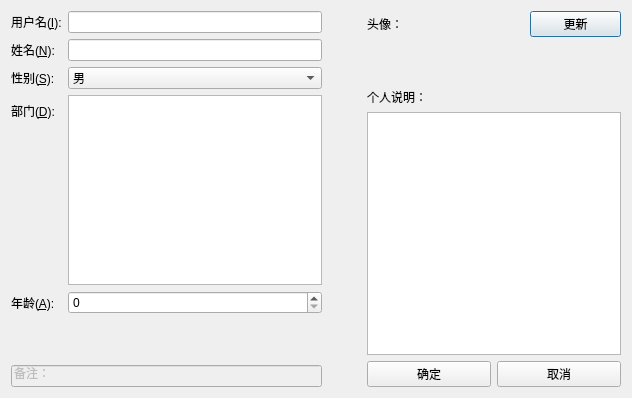
<?xml version="1.0" encoding="UTF-8"?>
<ui version="4.0">
 <class>UserInfo</class>
 <widget class="QDialog" name="UserInfo">
  <property name="geometry">
   <rect>
    <x>0</x>
    <y>0</y>
    <width>632</width>
    <height>398</height>
   </rect>
  </property>
  <property name="windowTitle">
   <string>UserInfo</string>
  </property>
  <layout class="QHBoxLayout" name="horizontalLayout_4">
   <item>
    <layout class="QFormLayout" name="formLayout">
     <item row="0" column="0">
      <widget class="QLabel" name="nLabel">
       <property name="text">
        <string>用户名(&amp;I):</string>
       </property>
       <property name="buddy">
        <cstring>nLineEdit</cstring>
       </property>
      </widget>
     </item>
     <item row="0" column="1">
      <widget class="QLineEdit" name="nLineEdit"/>
     </item>
     <item row="1" column="0">
      <widget class="QLabel" name="nLabel_2">
       <property name="text">
        <string>姓名(&amp;N):</string>
       </property>
       <property name="buddy">
        <cstring>nLineEdit_2</cstring>
       </property>
      </widget>
     </item>
     <item row="1" column="1">
      <widget class="QLineEdit" name="nLineEdit_2"/>
     </item>
     <item row="2" column="0">
      <widget class="QLabel" name="sLabel">
       <property name="text">
        <string>性别(&amp;S):</string>
       </property>
       <property name="buddy">
        <cstring>sComboBox</cstring>
       </property>
      </widget>
     </item>
     <item row="2" column="1">
      <widget class="QComboBox" name="sComboBox">
       <item>
        <property name="text">
         <string>男</string>
        </property>
       </item>
       <item>
        <property name="text">
         <string>女</string>
        </property>
       </item>
      </widget>
     </item>
     <item row="3" column="0">
      <widget class="QLabel" name="dLabel">
       <property name="text">
        <string>部门(&amp;D):</string>
       </property>
       <property name="buddy">
        <cstring>textEdit</cstring>
       </property>
      </widget>
     </item>
     <item row="3" column="1">
      <widget class="QTextEdit" name="textEdit"/>
     </item>
     <item row="4" column="0">
      <widget class="QLabel" name="aLabel">
       <property name="text">
        <string>年龄(&amp;A):</string>
       </property>
       <property name="buddy">
        <cstring>aSpinBox</cstring>
       </property>
      </widget>
     </item>
     <item row="4" column="1">
      <widget class="QSpinBox" name="aSpinBox"/>
     </item>
     <item row="6" column="0" colspan="2">
      <widget class="QLineEdit" name="lineEdit">
       <property name="enabled">
        <bool>false</bool>
       </property>
       <property name="text">
        <string>备注：</string>
       </property>
      </widget>
     </item>
     <item row="5" column="0">
      <spacer name="verticalSpacer_2">
       <property name="orientation">
        <enum>Qt::Vertical</enum>
       </property>
       <property name="sizeHint" stdset="0">
        <size>
         <width>20</width>
         <height>40</height>
        </size>
       </property>
      </spacer>
     </item>
    </layout>
   </item>
   <item>
    <spacer name="horizontalSpacer">
     <property name="orientation">
      <enum>Qt::Horizontal</enum>
     </property>
     <property name="sizeHint" stdset="0">
      <size>
       <width>40</width>
       <height>20</height>
      </size>
     </property>
    </spacer>
   </item>
   <item>
    <layout class="QVBoxLayout" name="verticalLayout">
     <item>
      <layout class="QHBoxLayout" name="horizontalLayout_3">
       <item>
        <widget class="QLabel" name="label_2">
         <property name="text">
          <string>头像：</string>
         </property>
        </widget>
       </item>
       <item>
        <widget class="QLabel" name="image">
         <property name="maximumSize">
          <size>
           <width>60</width>
           <height>60</height>
          </size>
         </property>
         <property name="text">
          <string/>
         </property>
         <property name="pixmap">
          <pixmap resource="resourses.qrc">:/images/2.png</pixmap>
         </property>
        </widget>
       </item>
       <item>
        <widget class="QPushButton" name="image_update">
         <property name="text">
          <string>更新</string>
         </property>
        </widget>
       </item>
      </layout>
     </item>
     <item>
      <spacer name="verticalSpacer">
       <property name="orientation">
        <enum>Qt::Vertical</enum>
       </property>
       <property name="sizeType">
        <enum>QSizePolicy::Minimum</enum>
       </property>
       <property name="sizeHint" stdset="0">
        <size>
         <width>20</width>
         <height>45</height>
        </size>
       </property>
      </spacer>
     </item>
     <item>
      <widget class="QLabel" name="label">
       <property name="text">
        <string>个人说明：</string>
       </property>
      </widget>
     </item>
     <item>
      <widget class="QTextEdit" name="textEdit_2"/>
     </item>
     <item>
      <layout class="QHBoxLayout" name="horizontalLayout_2">
       <item>
        <widget class="QPushButton" name="pushButton_2">
         <property name="text">
          <string>确定</string>
         </property>
        </widget>
       </item>
       <item>
        <widget class="QPushButton" name="pushButton">
         <property name="text">
          <string>取消</string>
         </property>
        </widget>
       </item>
      </layout>
     </item>
    </layout>
   </item>
  </layout>
 </widget>
 <layoutdefault spacing="6" margin="11"/>
 <resources>
  <include location="resourses.qrc"/>
 </resources>
 <connections/>
</ui>
